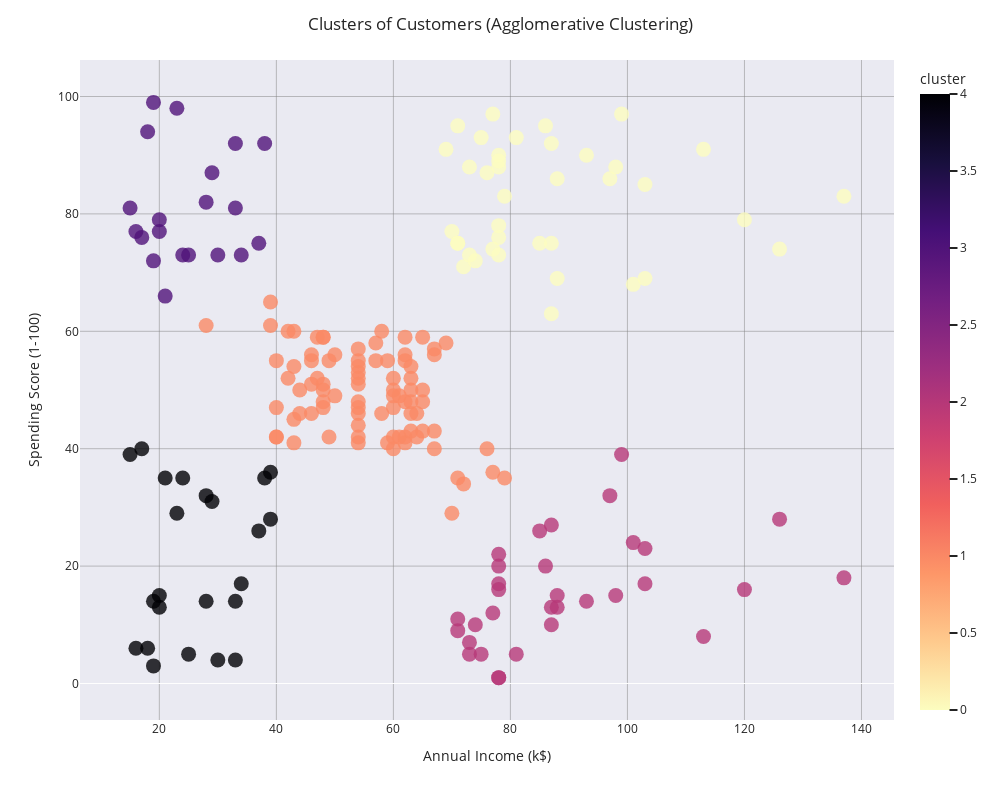

Notebook code for this chart:
### Code cell
# Scatter plot of clusters
fig = px.scatter(
    df, x='Annual Income (k$)'
    , y='Spending Score (1-100)'
    , width=1000, height=800
    , color='cluster'
    , color_continuous_scale='magma_r'  # Use the same color palette
    , size_max=60  # Optionally set a maximum size for points
    , opacity=0.8  # Similar to alpha in Seaborn
)

fig.update_traces(
    marker=dict(size=15)  # Increase size of circles/nodes
)

# Customize layout
fig.update_layout(
    title='Clusters of Customers (Agglomerative Clustering)'
    , xaxis_title='Annual Income (k$)'
    , yaxis_title='Spending Score (1-100)'
    , legend_title='Cluster'
    , template='seaborn'  # Similar to a clean Seaborn grid
)

# Show gridlines (optional)
fig.update_xaxes(
    showgrid=True, gridwidth=0.5, gridcolor='gray'
)
fig.update_yaxes(
    showgrid=True, gridwidth=0.5, gridcolor='gray'
)

# Display the chart
fig.show()

### Figure 1 — Plotly figure (JSON) as saved in the notebook; plotly's stock layout.template omitted (floating-point values rounded to 4 significant figures; data arrays with more than 128 entries replaced by an {"elided": "..."} marker saying what was removed)
{"data": [{"hovertemplate": "Annual Income (k$)=%{x}<br>Spending Score (1-100)=%{y}<br>cluster=%{marker.color}<extra></extra>", "legendgroup": "", "marker": {"color": {"elided": "200 int values"}, "coloraxis": "coloraxis", "opacity": 0.8, "size": 15, "symbol": "circle"}, "mode": "markers", "name": "", "orientation": "v", "showlegend": false, "type": "scatter", "x": {"elided": "200 int values"}, "xaxis": "x", "y": {"elided": "200 int values"}, "yaxis": "y"}], "layout": {"coloraxis": {"colorbar": {"title": {"text": "cluster"}}, "colorscale": [[0, "#fcfdbf"], [0.1111, "#feca8d"], [0.2222, "#fd9668"], [0.3333, "#f1605d"], [0.4444, "#cd4071"], [0.5556, "#9e2f7f"], [0.6667, "#721f81"], [0.7778, "#440f76"], [0.8889, "#180f3d"], [1, "#000004"]]}, "height": 800, "legend": {"title": {"text": "Cluster"}, "tracegroupgap": 0}, "margin": {"t": 60}, "title": {"text": "Clusters of Customers (Agglomerative Clustering)"}, "width": 1000, "xaxis": {"anchor": "y", "domain": [0, 1], "gridcolor": "gray", "gridwidth": 0.5, "showgrid": true, "title": {"text": "Annual Income (k$)"}}, "yaxis": {"anchor": "x", "domain": [0, 1], "gridcolor": "gray", "gridwidth": 0.5, "showgrid": true, "title": {"text": "Spending Score (1-100)"}}}}
